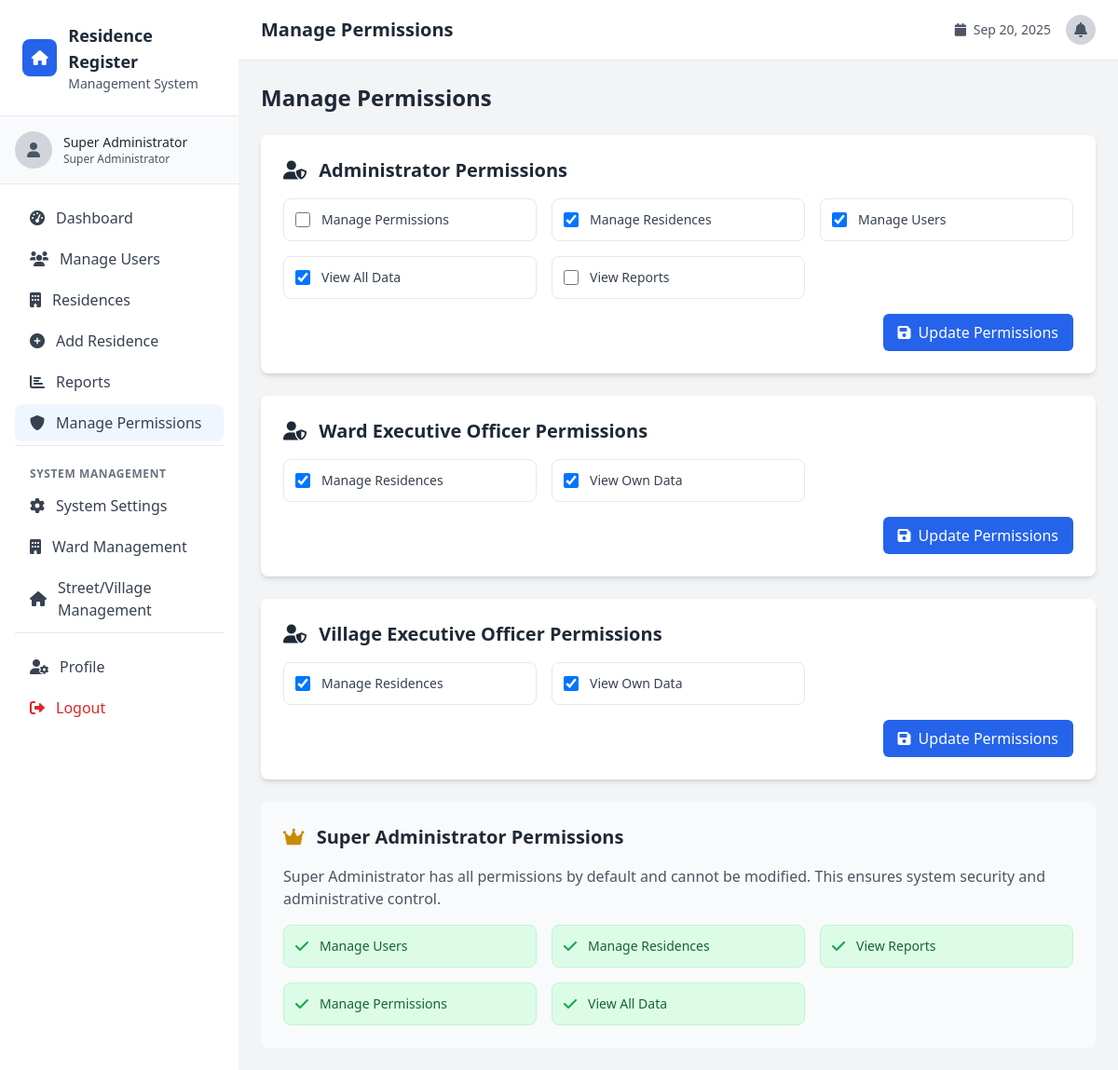
Page /permissions.php (signed in) on the committed database.
### tables this page shows
CREATE TABLE permissions (
    id INT AUTO_INCREMENT PRIMARY KEY,
    role VARCHAR(50) NOT NULL,
    permission_key VARCHAR(100) NOT NULL,
    permission_name VARCHAR(255) NOT NULL,
    is_granted BOOLEAN DEFAULT TRUE,
    created_at TIMESTAMP DEFAULT CURRENT_TIMESTAMP,
    updated_at TIMESTAMP DEFAULT CURRENT_TIMESTAMP ON UPDATE CURRENT_TIMESTAMP,
    UNIQUE KEY unique_role_permission (role, permission_key)
);

### includes/functions.php (called while the page is built, shortened)
<?php
function getRoleDisplayName($role) {
    $roles = [
        'super_admin' => 'Super Administrator',
        'admin' => 'Administrator',
        'weo' => 'Ward Executive Officer',
        'veo' => 'Village Executive Officer'
    ];
    return $roles[$role] ?? $role;
}
function getRolePermissions($role) {
    global $pdo;
    try {
        $stmt = $pdo->prepare("SELECT permission_key, permission_name, is_granted FROM permissions WHERE role = ? ORDER BY permission_name");
        $stmt->execute([$role]);
        return $stmt->fetchAll();
    } catch (PDOException $e) {
        return [];
    }
}
?>

### permissions.php (the view, shortened to what this page needs)
<?php
require_once 'config/database.php';
require_once 'includes/functions.php';
$roles = ['admin', 'weo', 'veo'];
$role_permissions = [];
foreach ($roles as $role) {
    $role_permissions[$role] = getRolePermissions($role);
}
include 'includes/header.php';
?>
<div class="space-y-6">
    <h1 class="text-2xl font-bold text-gray-800">Manage Permissions</h1>
    <?php foreach ($roles as $role): ?>
    <div class="bg-white rounded-lg shadow-md p-6">
        <h2 class="text-xl font-semibold text-gray-800 mb-4">
            <i class="fas fa-user-shield mr-2"></i>
            <?php echo getRoleDisplayName($role); ?> Permissions
        </h2>
        <form method="POST" class="space-y-4">
            <div class="grid grid-cols-1 md:grid-cols-2 lg:grid-cols-3 gap-4">
                <?php foreach ($role_permissions[$role] as $permission): ?>
                <div class="flex items-center space-x-3 p-3 border border-gray-200 rounded-lg hover:bg-gray-50">
                    <input type="checkbox"
                           id="<?php echo $role . '_' . $permission['permission_key']; ?>"
                           name="permissions[]"
                           value="<?php echo $permission['permission_key']; ?>"
                           <?php echo $permission['is_granted'] ? 'checked' : ''; ?>
                           class="h-4 w-4 text-blue-600 focus:ring-blue-500 border-gray-300 rounded">
                    <label for="<?php echo $role . '_' . $permission['permission_key']; ?>"
                           class="text-sm font-medium text-gray-700 cursor-pointer">
                        <?php echo $permission['permission_name']; ?>
                    </label>
                </div>
                <?php endforeach; ?>
            </div>
            <div class="flex justify-end">
                <button type="submit" name="update_permissions"
                        class="bg-blue-600 text-white px-4 py-2 rounded-md hover:bg-blue-700 transition duration-200">
                    <i class="fas fa-save mr-2"></i>Update Permissions
                </button>
            </div>
        </form>
    </div>
    <?php endforeach; ?>
    <div class="bg-gray-50 rounded-lg p-6">
        <h2 class="text-xl font-semibold text-gray-800 mb-4">
            <i class="fas fa-crown mr-2 text-yellow-600"></i>
            Super Administrator Permissions
        </h2>
        <p class="text-gray-600 mb-4">
            Super Administrator has all permissions by default and cannot be modified.
            This ensures system security and administrative control.
        </p>
        <div class="grid grid-cols-1 md:grid-cols-2 lg:grid-cols-3 gap-4">
            <div class="flex items-center space-x-3 p-3 bg-green-100 border border-green-200 rounded-lg">
                <i class="fas fa-check text-green-600"></i>
                <span class="text-sm font-medium text-green-800">Manage Users</span>
            </div>
            <div class="flex items-center space-x-3 p-3 bg-green-100 border border-green-200 rounded-lg">
                <i class="fas fa-check text-green-600"></i>
                <span class="text-sm font-medium text-green-800">Manage Residences</span>
            </div>
            <div class="flex items-center space-x-3 p-3 bg-green-100 border border-green-200 rounded-lg">
                <i class="fas fa-check text-green-600"></i>
                <span class="text-sm font-medium text-green-800">View Reports</span>
            </div>
            <div class="flex items-center space-x-3 p-3 bg-green-100 border border-green-200 rounded-lg">
                <i class="fas fa-check text-green-600"></i>
                <span class="text-sm font-medium text-green-800">Manage Permissions</span>
            </div>
            <div class="flex items-center space-x-3 p-3 bg-green-100 border border-green-200 rounded-lg">
                <i class="fas fa-check text-green-600"></i>
                <span class="text-sm font-medium text-green-800">View All Data</span>
            </div>
        </div>
    </div>
</div>
<?php include 'includes/footer.php'; ?>

### rows in the picture
permissions: permission_name "Manage Permissions"
permissions: is_granted "☑", permission_name "Manage Residences"
permissions: is_granted "☑", permission_name "Manage Users"
permissions: is_granted "☑", permission_name "View All Data"
permissions: permission_name "View Reports"
permissions: is_granted "☑", permission_name "View Own Data"

### other values in the picture
$_SESSION['user_name'] "Super Administrator"
getRoleDisplayName($_SESSION['user_role']) "Super Administrator"
$page_title "Manage Permissions"
getRoleDisplayName($role) "Administrator"
getRoleDisplayName($role) "Ward Executive Officer"
getRoleDisplayName($role) "Village Executive Officer"
